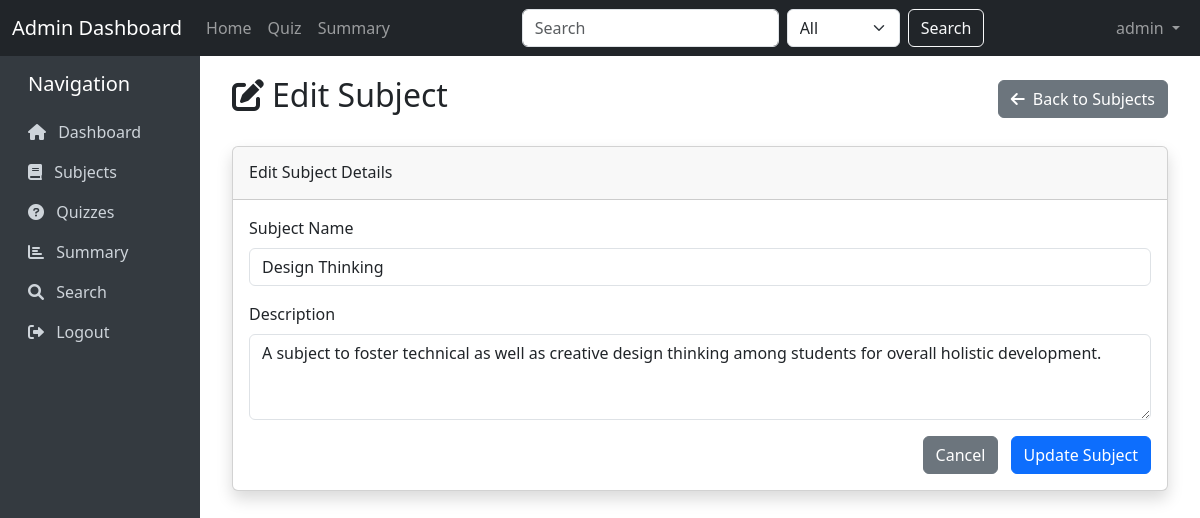
Screenshot of /subjects/edit/1 (signed in) with the database file from the repository.
### models/model.py (models this page shows)
class User(db.Model):
    __tablename__ = 'user'
    user_id = db.Column(db.Integer, primary_key=True)
    username = db.Column(db.String(20), unique=True, nullable=False)
    password = db.Column(db.String(100), nullable=False)
    full_name = db.Column(db.String(30), nullable=False)
    qualification = db.Column(db.String(20), nullable=False)
    dob = db.Column(db.Date, nullable=False)
    email = db.Column(db.String(30), unique=True, nullable=False)
    phone = db.Column(db.String(10), nullable=False)
    address = db.Column(db.String(25), nullable=False)
    status = db.Column(db.String(10), default='active')
    is_admin = db.Column(db.Boolean, default=False)
    scores = db.relationship('Scores', backref='user', lazy=True)

class Subject(db.Model):
    __tablename__ = 'subject'
    subject_id = db.Column(db.Integer, primary_key=True)
    name = db.Column(db.String(20), nullable=False)
    description = db.Column(db.String(40))
    chapters = db.relationship('Chapter', backref='subject', lazy=True, cascade="all, delete-orphan")

### controllers/controller.py (the view)
@app.route('/subjects/edit/<int:subject_id>', methods=['GET', 'POST'])
@admin_required
def edit_subject(subject_id):
    subject = Subject.query.get_or_404(subject_id)
    if request.method == 'POST':
        subject.name = request.form.get('name')
        subject.description = request.form.get('description')
        db.session.commit()
        flash('Subject updated successfully!', 'success')
        return redirect(url_for('subjects'))
    return render_template('edit_subject.htm', subject=subject)

### controllers/controller.py (called while the page is built)
def current_user():
    user_id = session.get('user_id')
    if user_id:
        return User.query.get(user_id)
    return None

@app.context_processor
def inject_current_user():
    return dict(current_user=current_user())

def admin_required(f):
    @wraps(f)
    def decorated_function(*args, **kwargs):
        user = current_user()
        if not user or not user.is_admin:
            flash('Admin access required.', 'danger')
            return redirect(url_for('login'))
        return f(*args, **kwargs)
    return decorated_function

### templates/edit_subject.htm (shortened to what this page needs)
{% extends 'base.htm' %}
{% block content %}
<div class="container-fluid">
    <div class="d-flex justify-content-between align-items-center mb-4">
        <h2><i class="fas fa-edit me-2"></i>Edit Subject</h2>
        <a href="{{ url_for('subjects') }}" class="btn btn-secondary">
            <i class="fas fa-arrow-left me-2"></i>Back to Subjects
        </a>
    </div>
    <div class="card shadow mb-4">
        <div class="card-header py-3">
            <h6 class="m-0 font-weight-bold">Edit Subject Details</h6>
        </div>
        <div class="card-body">
            <form method="post">
                <div class="mb-3">
                    <label for="name" class="form-label">Subject Name</label>
                    <input type="text" class="form-control" id="name" name="name" value="{{ subject.name }}" required>
                </div>
                <div class="mb-3">
                    <label for="description" class="form-label">Description</label>
                    <textarea class="form-control" id="description" name="description" rows="3">{{ subject.description }}</textarea>
                </div>
                <div class="text-end">
                    <a href="{{ url_for('subjects') }}" class="btn btn-secondary me-2">Cancel</a>
                    <button type="submit" class="btn btn-primary">Update Subject</button>
                </div>
            </form>
        </div>
    </div>
</div>
{% endblock %}

### templates/base.htm (shortened to what this page needs)
<!DOCTYPE html>
<html lang="en">
<head>
    <link href="https://cdn.jsdelivr.net/npm/bootstrap@5.3.0-alpha1/dist/css/bootstrap.min.css" rel="stylesheet">
    <link rel="stylesheet" href="https://cdnjs.cloudflare.com/ajax/libs/font-awesome/6.0.0/css/all.min.css">
</head>
<body>
    <nav class="navbar navbar-expand-lg navbar-dark bg-dark">
        <div class="container-fluid">
            <a class="navbar-brand" href="{{ url_for('dashboard') }}">Admin Dashboard</a>
            <div class="collapse navbar-collapse" id="navbarSupportedContent">
                <ul class="navbar-nav me-auto mb-2 mb-lg-0">
                    <li class="nav-item">
                        <a class="nav-link {% if request.endpoint == 'dashboard' %}active{% endif %}" href="{{ url_for('dashboard') }}">Home</a>
                    </li>
                    <li class="nav-item">
                        <a class="nav-link {% if request.endpoint == 'quizzes' %}active{% endif %}" href="{{ url_for('quizzes') }}">Quiz</a>
                    </li>
                    <li class="nav-item">
                        <a class="nav-link {% if request.endpoint == 'summary' %}active{% endif %}" href="{{ url_for('summary') }}">Summary</a>
                    </li>
                </ul>
                <form class="d-flex" action="{{ url_for('search') }}" method="get">
                    <input class="form-control me-2" type="search" name="query" placeholder="Search" required>
                    <select class="form-select me-2" name="category" style="width: auto;">
                        <option value="all">All</option>
                    </select>
                    <button class="btn btn-outline-light" type="submit">Search</button>
                </form>
                {% if session.get('user_id') %}
                <ul class="navbar-nav ms-auto">
                    <li class="nav-item dropdown">
                        <a class="nav-link dropdown-toggle" href="#" id="navbarDropdown" role="button" data-bs-toggle="dropdown">
                            {{ session.get('username') }}
                        </a>
                    </li>
                </ul>
                {% endif %}
            </div>
        </div>
    </nav>
    <div class="container-fluid">
        <div class="row">
            {% if session.get('user_id') %}
            <div class="col-md-2 sidebar py-3">
                <h5 class="mb-3 ps-3">Navigation</h5>
                <a href="{{ url_for('dashboard') }}" class="{% if request.endpoint == 'dashboard' %}active{% endif %}">
                    <i class="fas fa-home me-2"></i> Dashboard
                </a>
                <a href="{{ url_for('subjects') }}" class="{% if request.endpoint == 'subjects' %}active{% endif %}">
                    <i class="fas fa-book me-2"></i> Subjects
                </a>
                <a href="{{ url_for('quizzes') }}" class="{% if request.endpoint == 'quizzes' %}active{% endif %}">
                    <i class="fas fa-question-circle me-2"></i> Quizzes
                </a>
                <a href="{{ url_for('summary') }}" class="{% if request.endpoint == 'summary' %}active{% endif %}">
                    <i class="fas fa-chart-bar me-2"></i> Summary
                </a>
                <a href="{{ url_for('search') }}" class="{% if request.endpoint == 'search' %}active{% endif %}">
                    <i class="fas fa-search me-2"></i> Search
                </a>
                <a href="{{ url_for('logout') }}">
                    <i class="fas fa-sign-out-alt me-2"></i> Logout
                </a>
            </div>
            <div class="col-md-10 content">
            {% else %}
            <div class="col-md-12 content">
            {% endif %}
                {% block content %}{% endblock %}
            </div>
        </div>
    </div>
</body>
</html>

### templates/base.htm (style rules this page uses)
.sidebar { min-height: calc(100vh - 56px); background-color: #343a40; color: white; }
.sidebar a { color: #ced4da; text-decoration: none; display: block; padding: 0.5rem 1rem; }
.content { padding: 20px; }

### rows the page displays
User: get "admin"
Subject: name "Design Thinking", description "A subject to foster technical as well as creative design thinking among students for overall holistic development."
